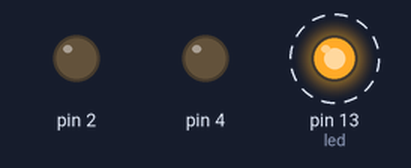
Bench run of a sketch on a simulated Arduino Uno, built with avr-gcc and run on an emulated ATmega328P. Shown: output pins drawn as LEDs (lit = HIGH). Dashed ring = blinking.

Above: at 0.1 s.
At 38.1 s:
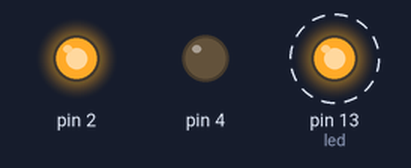
Timing chart, 0 to 40.0 s (numbered marks = the images above):
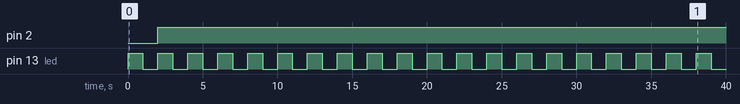

The sketch:

led.ino
```cpp
int led=13;
void setup() {
  pinMode(led,OUTPUT);
  pinMode(2,OUTPUT);
  pinMode(4,OUTPUT);
  // put your setup code here, to run once:

}

void loop() {
  digitalWrite(led,HIGH);
  delay(1000);
  digitalWrite(led,LOW);
  delay(1000);
  digitalWrite(2,HIGH);
  digitalWrite(4,LOW);
  // put your main code here, to run repeatedly:

}
```

Measured:
- by itself, pin 2: LOW → HIGH at 2.0 s
- by itself, pin 13 (led): alternates HIGH for 1.0 s and LOW for 1.0 s
